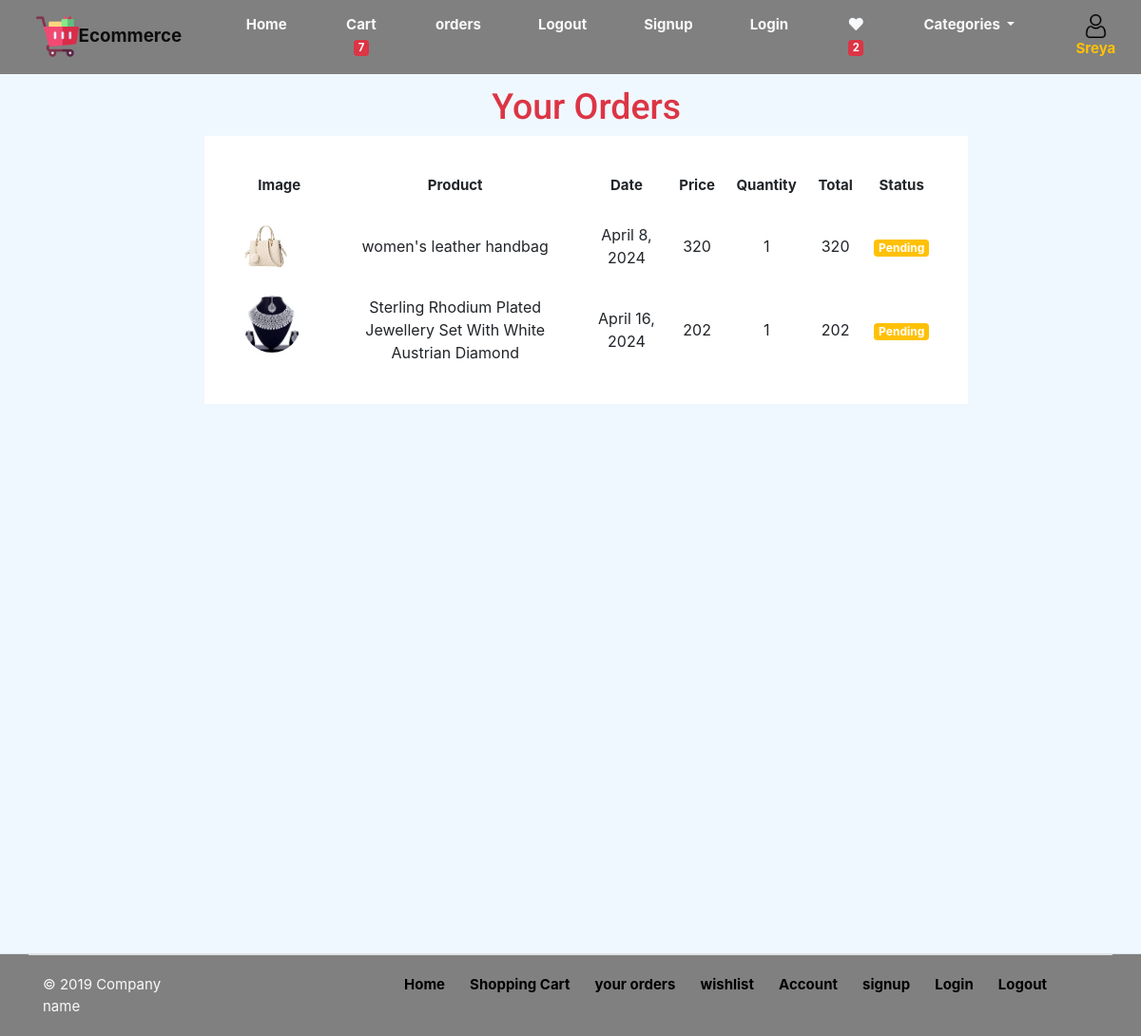
/orders (signed in), run on the app's committed database.
### store/models.py (models this page shows, shortened)
class Customer(models.Model):
    Firstname=models.CharField(max_length=20)
    Lastname=models.CharField(max_length=20)
    username=models.CharField(max_length=20)
    phone=models.CharField(max_length=10)
    email=models.EmailField(max_length=20)
    password=models.CharField(max_length=20)

class Orders(models.Model):
    customer=models.ForeignKey(Customer,on_delete=models.CASCADE)
    product=models.ForeignKey(Product,on_delete=models.CASCADE)
    Quantity=models.IntegerField(default=1)
    Price=models.IntegerField()
    Address=models.CharField(max_length=50)
    Phone=models.CharField(max_length=10)
    Date=models.DateField(default=datetime.datetime.today)
    Status=models.BooleanField(default=False)

class Product(models.Model):
    Name=models.CharField(max_length=100)
    Price=models.IntegerField(default=0)
    category=models.ForeignKey(Category,on_delete=models.CASCADE)
    Description=models.CharField(max_length=250, default='', blank=True, null= True)
    image=models.ImageField(upload_to='media')

### store/views.py (the view)
# urls.py: path('orders',views.view_orders,name='orders'),
def view_orders(request):
    category=Category.objects.all()
    user=request.session['customer_id']
    customer=Customer.objects.get(id=user)
    cart_items=CartItem.objects.filter(customer=user)
    count=cart_items.count()
    wishlist_items=wishlist.objects.filter(customer=user)
    wishlist_count=wishlist_items.count()
    order_items=Orders.objects.filter(customer=user)
    if order_items:
        return render(request,'orders.html',{'orders':order_items,'count':count,'wishlist_count':wishlist_count,'customer':customer,'categorys':category})
    else:
        return render(request,'order_empty.html')

### store/templatetags/custom_filter.py (called while the page is built)
@register.filter(name='mul')
def mul(value,arg):
    return value * arg

### store/templates/orders.html (shortened to what this page needs)
{% load custom_filter %}
{% load static %}
<!DOCTYPE html>
<html lang="en">
<head>
    <link href="https://cdn.jsdelivr.net/npm/bootstrap@5.0.2/dist/css/bootstrap.min.css" rel="stylesheet"
>
    <link rel="stylesheet" href="{% static 'fonts/icomoon/style.css' %}">
    <link rel="stylesheet" href="{% static 'css/bootstrap.min.css' %}">
    <link rel="stylesheet" href="{% static 'css/style2.css' %}">
    <link href="{% static 'css/ui.css' %}" rel="stylesheet" type="text/css" />
    <link href="{% static 'css/responsive.css' %}" rel="stylesheet" media="only screen and (max-width: 1200px)" />
    <link href="https://stackpath.bootstrapcdn.com/bootstrap/4.4.1/css/bootstrap.min.css" rel="stylesheet">
    <link href="https://cdnjs.cloudflare.com/ajax/libs/font-awesome/5.10.0/css/all.min.css" rel="stylesheet">
    <link href="{% static 'css/slick.css' %}" rel="stylesheet">
    <link href="{% static 'css/slick-theme.css' %}" rel="stylesheet">
    <link href="{% static 'fonts/fontawesome/css/all.min.css' %}" type="text/css" rel="stylesheet">
<body style="background-color: aliceblue;">
    <nav class="navbar navbar-expand-lg navbar-light fixed-top w-100 " style="background-color: gray;">
        <div class="collapse navbar-collapse text-center " id="navbarTogglerDemo01" style="font-weight: bold;">
            <a class="navbar-brand ms-4" href="#"><img src="{% static 'img/trolley.png' %}" alt="" style="width: 45px;"
                    class="">Ecommerce</a>
            <ul class="navbar-nav mr-auto mt-2 mt-lg-0">
                <li class="nav-item active">
                    <a class="nav-link ms-5 text-light " href="/index">Home <span class="sr-only">(current)</span></a>
                </li>
                <li class="nav-item">
                    <a class="nav-link ms-5  widget-header text-light" href="cart">Cart
                        <span class="badge bg-danger ">{{count}}</span>
                    </a>
                </li>
                <li class="nav-item  ">
                    <a href="orders" class="nav-link  ms-5 text-light">orders</a>
                </li>
                <li class="nav-item active ">
                    <a href="login" class="nav-link text-light ms-5">Logout</a>
                </li>
                <li class="nav-item  ">
                    <a href="signup" class="nav-link text-light ms-5">Signup</a>
                </li>
                <li class="nav-item  ">
                    <a href="login" class="nav-link text-light ms-5">Login</a>
                </li>
                <li class="nav-item ">
                    <a class="nav-link text-light ms-5" href="view_wishlist"><i class="fa fa-heart   "></i>
                        <span class="badge bg-danger">{{wishlist_count}}</span>
                    </a>
                </li>
                <li class="nav-item dropdown">
                    <a class="nav-link text-light dropdown-toggle ms-5 " href="#" id="navbarDropdown" role="button"
                        data-bs-toggle="dropdown" aria-expanded="false">
                        Categories
                    </a>
                </li>
                <li class="nav-item">
                    <a href="account" class="nav-link text-warning  text-capitalize  ms-5 one"
                        style="font-weight: bold;"><img src="{% static 'img/1077063.png' %}" alt=""
                            width="25px">{{customer.Firstname}}</a>
                </li>
            </ul>
        </div>
    </nav>
    <div class="cart-page " style="margin-top: 90px;margin-left: 200px;height: 1000px;">
        <div class="container-fluid">
            <div class="row">
                <div class="col-lg-10">
                    <h1 class="text-center text-danger ">Your Orders</h1>
                    <div class="cart-page-inner" style="background-color: white;">
                        <div class="table-responsive ">
                            <table class="table table-borderless   ">
                                <thead class=" text-center ">
                                    <tr>
                                        <th>Image</th>
                                        <th>Product</th>
                                        <th>Date</th>
                                        <th>Price</th>
                                        <th>Quantity</th>
                                        <th>Total</th>
                                        <th>Status</th>
                                    </tr>
                                </thead>
                                <tbody class="align-middle text-center ">
                                    {% for items in orders %}
                                    <tr>
                                        <td class="img"><img src="{{items.product.image.url}}" alt="" class="rounded-circle "
                                                style="height: 80px;"></td>
                                        <td >{{items.product.Name}}</td>
                                        <td >{{items.Date}}</td>
                                        <td >{{items.product.Price}}</td>
                                        <td >{{items.Quantity}}</td>
                                        <td >{{items.Quantity|mul:items.product.Price}}</td>
                                        {% if items.Status %}
                                        <td ><small class="badge bg-success   ">Completed</small></td>
                                        {% else %}
                                        <td ><small class="badge bg-warning ">Pending</small></td>
                                        {% endif %}
                                    </tr>
                                    {% endfor %}
                                </tbody>
                            </table>
                        </div>
                    </div>
                </div>
            </div>
        </div>
    </div>
    <footer class="section-footer border-top fixed-bottom " style="background-color: gray;" >
        <div class="container">
            <section class="footer-bottom border-top row">
                <div class="col-md-2">
                    <p class="text-light ms-0"> &copy 2019 Company name </p>
                </div>
                <div class="col-md-8  link  " style="font-weight: bold;margin-left: 190px;">
                    <a href="#">Home</a>
                    <a class="ms-4" href="/cart">Shopping Cart</a>
                    <a class="ms-4" href="/orders">your orders</a>
                    <a class="ms-4" href="/view_wishlist">wishlist</a>
                    <a class="ms-4" href="/account">Account</a>
                    <a class="ms-4" href="/signup">signup</a>
                    <a class="ms-4" href="/login">Login</a>
                    <a class="ms-4" href="/login">Logout</a>
                </div>
            </section>
        </div>
    </footer>
</body>
</html>

### store/static/css/style2.css (style rules this page uses)
body { font-family: "Roboto", -apple-system, BlinkMacSystemFont, "Segoe UI", Roboto, "Helvetica Neue", Arial, "Noto Sans", sans-serif, "Apple Color Emoji", "Segoe UI Emoji", "Segoe UI Symbol", "Noto Color Emoji"; }
h1, h2, h3, h4, h5, h6, .h1, .h2, .h3, .h4, .h5, .h6 { font-family: "Roboto", -apple-system, BlinkMacSystemFont, "Segoe UI", Roboto, "Helvetica Neue", Arial, "Noto Sans", sans-serif, "Apple Color Emoji", "Segoe UI Emoji", "Segoe UI Symbol", "Noto Color Emoji"; }
a { -webkit-transition: .3s all ease; -o-transition: .3s all ease; transition: .3s all ease; }
a, a:hover { text-decoration: none !important; }

### store/static/css/ui.css (style rules this page uses)
html { font-family: "Inter", sans-serif; font-size: 15px; }
p:last-child { margin-bottom: 0; }
.widget-header { display: inline-block; vertical-align: middle; position: relative; }
.footer-bottom { padding-top: 20px; padding-bottom: 20px; }

### store/templates/orders.html (style rules this page uses)
.cart-page { position: relative; margin-top: 30px; }
.cart-page .cart-page-inner { padding: 30px; margin-bottom: 30px; background: #ffffff; }
.cart-page .table { width: 100%; text-align: center; margin-bottom: 0; }
.cart-page .table td { font-size: 16px; vertical-align: middle; }
.cart-page .table .img { display: flex; align-items: center; }
.cart-page .table .img img { max-width: 60px; max-height: 60px; margin-right: 15px; }
.link a { color: black; }

### data on the page
Customer: Firstname "Sreya"
Orders: product.image (picture), product.Name "women's leather handbag", Date "April 8, 2024", product.Price "320", Quantity "1", Quantity|mul "320", Status "Pending"
Orders: product.image (picture), product.Name "Sterling Rhodium Plated Jewellery Set With White Austrian Diamond", Date "April 16, 2024", product.Price "202", Quantity "1", Quantity|mul "202", Status "Pending"

### other printed values
{{ count }} "7"
{{ wishlist_count }} "2"
